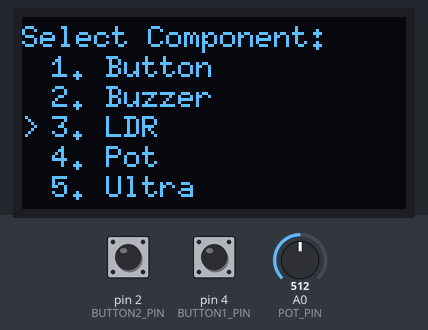
Bench run of a sketch on a simulated Arduino Uno, built with avr-gcc and run on an emulated ATmega328P. On the bench: 128×64 one-colour display. The test bench sets the inputs (shaded band); at power-on: A0 (POT_PIN) = 512, pin 2 (BUTTON2_PIN) LOW, pin 4 (BUTTON1_PIN) LOW.

Above: at 1.2 s.
1.3 s: A0 (POT_PIN) set to 716
At 2.4 s:
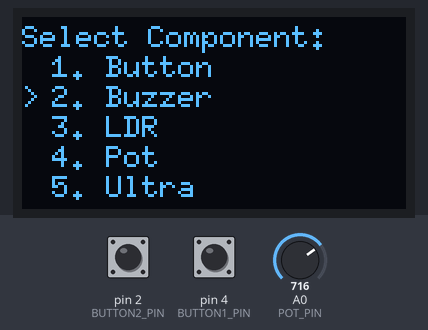
3.3 s: A0 (POT_PIN) set to 900
At 4.4 s:
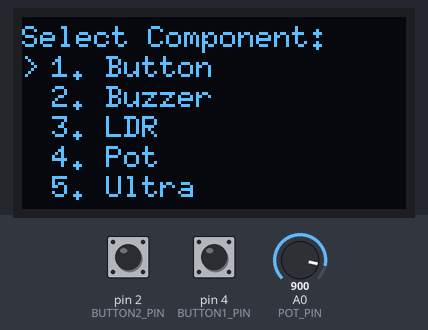
5.2 s: pin 2 (BUTTON2_PIN) pulled HIGH for 0.6 s
At 6.9 s:
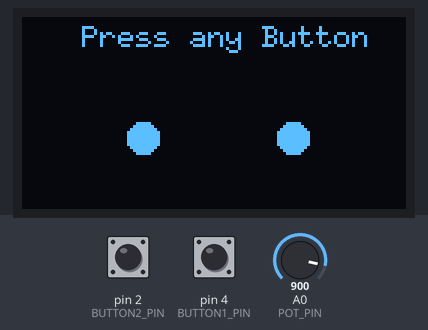
7.6 s: pin 4 (BUTTON1_PIN) pulled HIGH for 0.6 s
At 8.3 s:
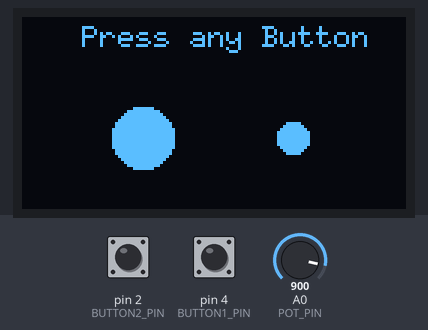
Timing chart, 0 to 10.6 s (numbered marks = the images above; inputs shaded):
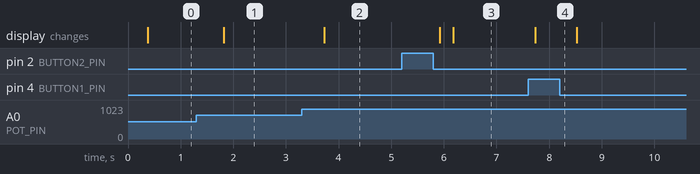

The sketch:

checkButton.ino
```cpp
#include <U8glib.h>

#define POT_PIN A0
#define BUTTON1_PIN 4
#define BUTTON2_PIN 2

U8GLIB_SH1106_128X64 u8g(U8G_I2C_OPT_NONE);  // Adjust if needed

const char* menuItems[] = {"1. Button", "2. Buzzer", "3. LDR", "4. Pot", "5. Ultra"};
const int totalItems = 5;
int selectedItem = 0;
bool inMenu = true;

void setup() {
  pinMode(BUTTON1_PIN, INPUT);  // No pullup, since you're using external resistors
  pinMode(BUTTON2_PIN, INPUT);
}

void loop() {
  if (inMenu) {
    updateSelection();
    u8g.firstPage();
    do {
      drawMenu();
    } while (u8g.nextPage());

    if (buttonPressedOnce()) {
      if (selectedItem == 0) {
        inMenu = false;
      }
    }
  } else {
    drawButtonTest();
    // Go back to menu only when both buttons are pressed together
    if (digitalRead(BUTTON1_PIN) == HIGH && digitalRead(BUTTON2_PIN) == HIGH) {
      delay(300);
      while (digitalRead(BUTTON1_PIN) == HIGH || digitalRead(BUTTON2_PIN) == HIGH); // wait for release
      inMenu = true;
    }

  }

  delay(100);
}

void updateSelection() {
  int potValue = 1023 - analogRead(POT_PIN);  // Reverse for correct scroll
  int bandSize = 1024 / totalItems;
  selectedItem = potValue / bandSize;
  if (selectedItem >= totalItems) selectedItem = totalItems - 1;
}

void drawMenu() {
  u8g.setFont(u8g_font_6x10);
  u8g.drawStr(0, 10, "Select Component:");
  for (int i = 0; i < totalItems; i++) {
    if (i == selectedItem) {
      u8g.drawStr(0, 20 + i * 10, ">");
    }
    u8g.drawStr(10, 20 + i * 10, menuItems[i]);
  }
}

bool buttonPressedOnce() {
  static bool lastState = LOW;
  bool current = (digitalRead(BUTTON1_PIN) == HIGH || digitalRead(BUTTON2_PIN) == HIGH);

  if (current && !lastState) {
    lastState = true;
    delay(20); // debounce
    return true;
  } else if (!current) {
    lastState = false;
  }
  return false;
}


void drawButtonTest() {
  u8g.firstPage();
  do {
    u8g.setFont(u8g_font_6x10);
    u8g.drawStr(20, 10, "Press any Button");

    int x1 = 40, y1 = 40;
    int x2 = 90, y2 = 40;

    // If button is pressed, draw bigger circle
    if (digitalRead(BUTTON1_PIN) == HIGH)
      u8g.drawDisc(x1, y1, 10);  // Large left circle
    else
      u8g.drawDisc(x1, y1, 5);   // Small left circle

    if (digitalRead(BUTTON2_PIN) == HIGH)
      u8g.drawDisc(x2, y2, 10);  // Large right circle
    else
      u8g.drawDisc(x2, y2, 5);   // Small right circle

  } while (u8g.nextPage());
}
```

Measured:
- after the input at 1.3 s, the display: changes after 0.52 s (image 1)
- after the input at 3.3 s, the display: changes after 0.43 s (image 2)
- after the input at 5.2 s, the display: first changes after 0.72 s (image 3 shows a later state)
- after the input at 7.6 s, the display: changes after 0.13 s (image 4)
